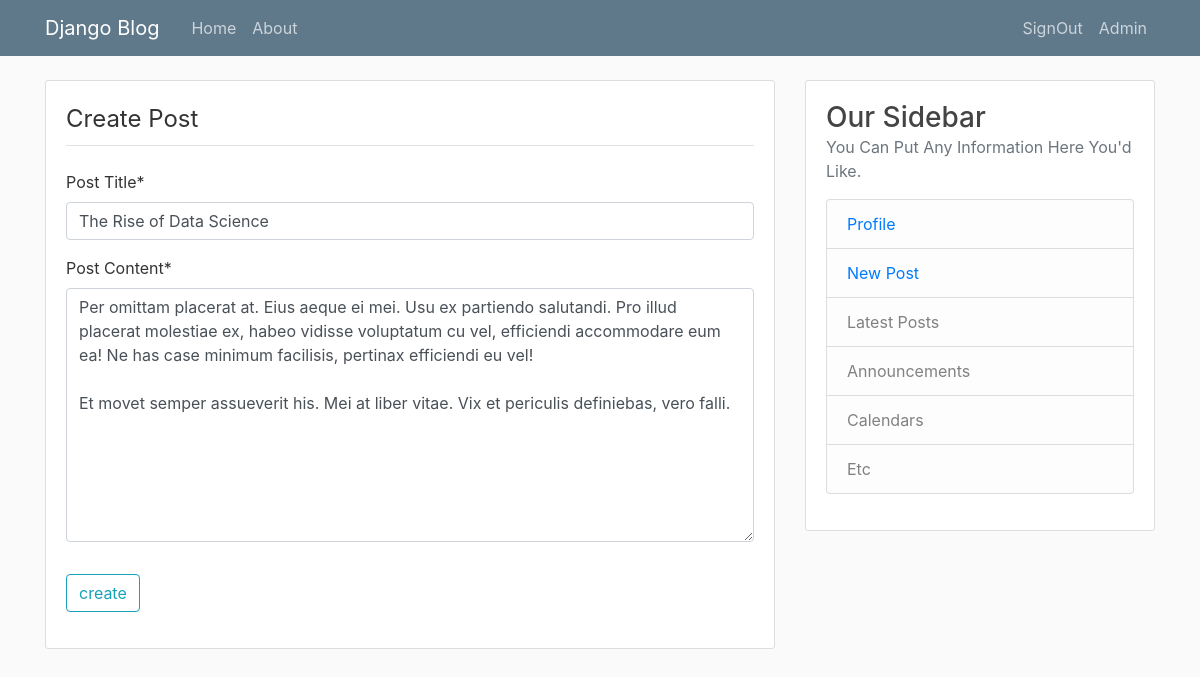
The app's page /posts/The Rise of Data Science/update/ (signed in) with its own data.
### a_blog/models.py (models this page shows, shortened)
class Post(models.Model):
  post_title = models.CharField(max_length=150)
  post_publish_date = models.DateTimeField(default=timezone.now)
  post_content = models.TextField()
  post_author = models.ForeignKey(User, on_delete=models.CASCADE)

### a_blog/views.py (the view, shortened to what this page needs)
# urls.py: path('posts/<slug>/update/',PostUpdateView.as_view(),name="post-updater"),
class PostUpdateView(LoginRequiredMixin,UserPassesTestMixin,UpdateView):
    model = Post
    fields = ["post_title","post_content"]
    context_object_name = 'post'
    slug_field = 'post_title'
    def test_func(self):
      post = self.get_object()
      if self.request.user == post.post_author:
        return True
      else:
        return False

### a_blog/templates/a_blog/post_form.html (shortened to what this page needs)
{% extends 'layout.html' %}
{% load crispy_forms_tags %}
{% block content %}
    <div class="content-section">
        <form method="POST">
            <fieldset class="form-group">
                <legend class="border-bottom pb-2 mb-4">create post</legend>
                {{ form|crispy}}
            </fieldset>
            <div class="form-group">
                <button class="btn btn-outline-info" type="submit">create</button>
            </div>
        </form>
    </div>
{% endblock content %}

### a_blog/static/a_blog/main.css (style rules this page uses)
body { text-transform: capitalize !important; background: #fafafa; color: #333333; margin-top: 5rem; }
.content-section { background: #ffffff; padding: 20px; border: 1px solid #dddddd; border-radius: 3px; margin-bottom: 20px; }

### records on screen
Post: post_title "The Rise of Data Science", post_content "Per omittam placerat at. Eius aeque ei mei. Usu ex partiendo salutandi. Pro illud placerat molestiae ex, habeo vidisse voluptatum cu vel, efficiendi accommodare eum ea! Ne has case minimum facilisis, pertinax efficiendi eu vel! Et movet semper assueverit his. Mei at liber vitae. Vix et periculis definiebas, vero falli."
